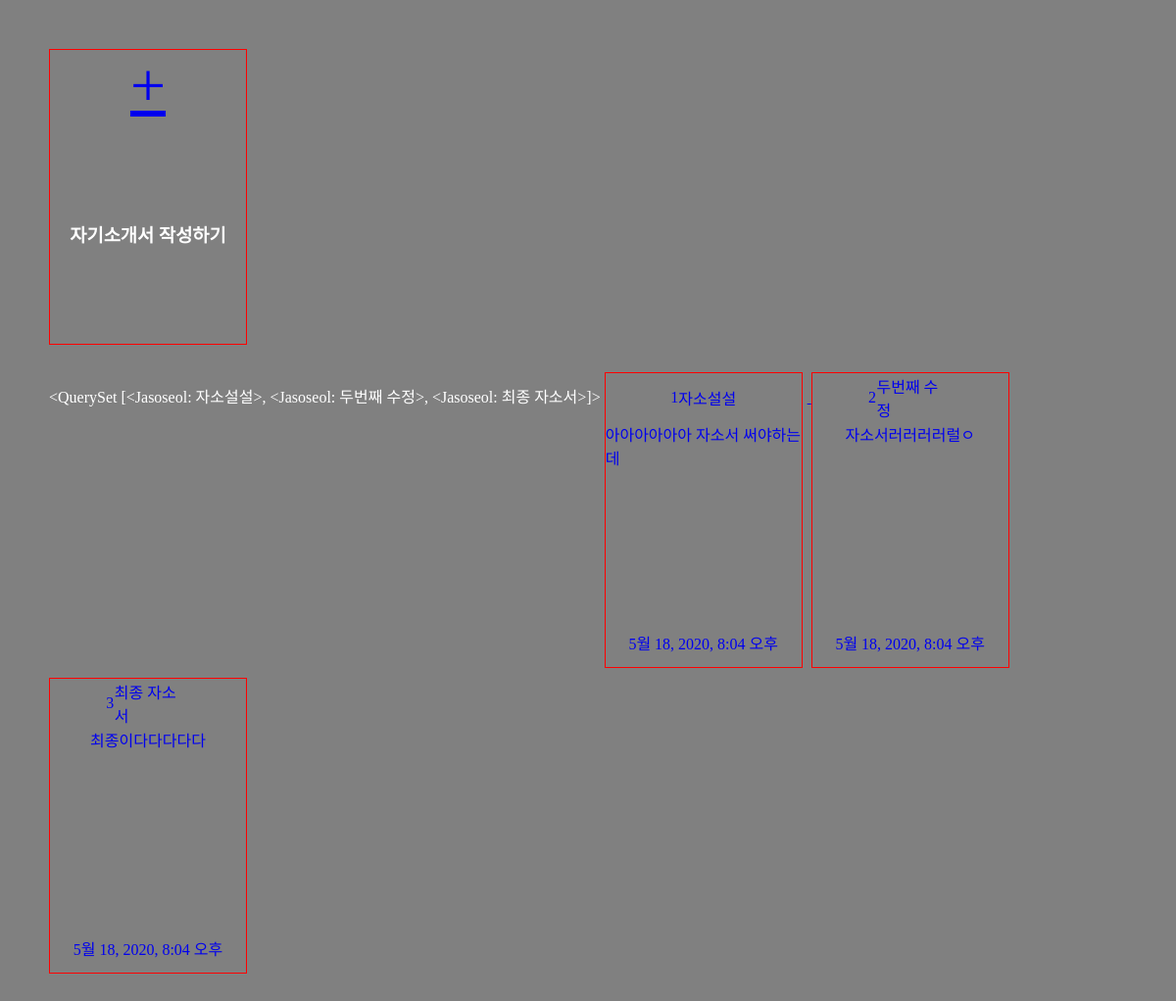
The page / on the database its author committed.
### jssapp/models.py (models this page shows)
class Jasoseol(models.Model):
    title = models.CharField(max_length=30)
    body = models.TextField(max_length=1000)
    created_at = models.DateTimeField(auto_now=True)
    def __str__(self):
        return self.title

### jssapp/views.py (the view)
# urls.py: path('',index, name='index'),
def index(request):
    try:
        jss = Jasoseol.objects.all()
        context = {'jss_obj': jss}
        return render(request, 'index.html', context)
    except:
        return render(request, 'index.html')

### jssapp/templates/index.html (shortened to what this page needs)
{% load static %}
<html lang="kor">
<head>
    <link rel="stylesheet" type="text/css" href="{% static 'css/index.css' %}">
</head>
<body>
    <div class="container">
        <div class="make_jss">
            <a href="{% url 'create' %}">
                <div class="btn_plus"">
                    +
                </div>
            </a>
            <h3>자기소개서 작성하기</h3>
        </div>
        <br>
        {{jss_obj}}
        {% for jss in jss_obj %}
        <a href="{% url 'detail' jss_id %}">
        <div class="my_jss">
                <div class="obj_header">
                    <div class="obj_id">{{jss.id}}</div>
                    <div class="title">{{jss.title}}</div>
                </div>
                <div class="content">{{jss.body}}</div>
                <div class="content_date">{{jss.created_at}}</div>
        </div>
        {% endfor %}
    </div>
</body>
</html>

### jssapp/static/css/index.css (style rules this page uses)
body { background-color: grey; color: white; margin: 0; padding: 0; }
.container { padding: 50px; }
.make_jss, .my_jss { border: 1px solid red; width: 200px; height: 300px; display: flex; flex-direction: column; align-items: center; }
.my_jss { display: inline-flex; margin-top: 10px; margin-right: 5px; }
.btn_plus { flex: 1; display: flex; align-items: center; font-size: 4rem; }
h3 { flex: 1; display: flex; align-items: center; }
.obj_header { flex: 1; display: flex; align-items: center; }
.obj_id { flex: 1; display: inline-flex; align-content: center; }
.title { flex: 9; display: inline-flex; align-items: center; }
.content { flex: 4; }
.content_date { flex: 1; display: flex; align-items: center; }

### rows shown on the page
Jasoseol: title.title "<QuerySet [<Jasoseol: 자소설설>, <Jasoseol: 두번째 수정>, <Jasoseol: 최종 자소서>]>", id "1", title "자소설설", body "아아아아아아 자소서 써야하는데", created_at "5월 18, 2020, 8:04 오후"
Jasoseol: id "2", title "두번째 수정", body "자소서러러러러럴ㅇ", created_at "5월 18, 2020, 8:04 오후"
Jasoseol: id "3", title "최종 자소서", body "최종이다다다다다", created_at "5월 18, 2020, 8:04 오후"
